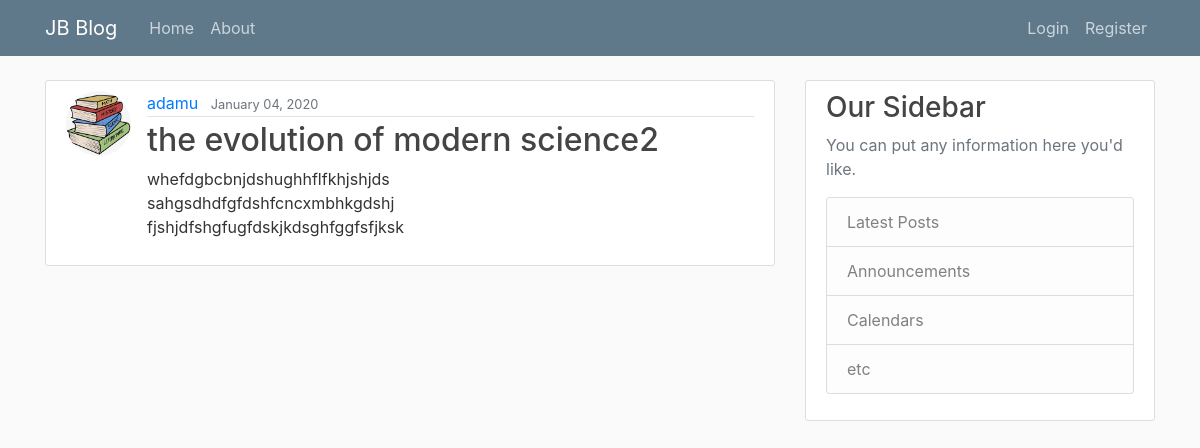
Screenshot of /post/3/ with the database file from the repository.
### blog/models.py (models this page shows, shortened)
class Post(models.Model):
    title = models.CharField(max_length=100)
    content = models.TextField()
    date_posted = models.DateTimeField(default=timezone.now)
    author = models.ForeignKey(User, on_delete=models.CASCADE)

### Logusers/models.py (models this page shows, shortened)
class Profile(models.Model):
    user = models.OneToOneField(User, on_delete=models.CASCADE)
    image = models.ImageField(default='default.jpg', upload_to='profile_pics')

### blog/views.py (the view)
# urls.py: path('post/<int:pk>/', PostDetailView.as_view(), name='post-detail'),
class PostDetailView(DetailView):
    model = Post

### blog/templates/blog/post_detail.html (shortened to what this page needs)
{% extends "blog/base.html" %}
{% block page_content %}
  <article class="media content-section">
    <img class="rounded-circle article-img" src="{{ object.author.profile.image.url }}">
    <div class="media-body">
      <div class="article-metadata">
        <a class="mr-2" href="{% url 'user-posts' object.author.username %}">{{ object.author }}</a>
        <small class="text-muted">{{ object.date_posted|date:"F d, Y" }}</small>
      </div>
      <h2 class="article-title">{{ object.title }}</h2>
      <p class="article-content">{{ object.content }}</p>
    </div>
  </article>
{% endblock %}

### blog/static/blog/main.css (style rules this page uses)
body { background: #fafafa; color: #333333; margin-top: 5rem; }
h1, h2, h3, h4, h5, h6 { color: #444444; }
.content-section { background: #ffffff; padding: 10px 20px; border: 1px solid #dddddd; border-radius: 3px; margin-bottom: 20px; }
.article-title { color: #444444; }
.article-content { white-space: pre-line; }
.article-img { height: 65px; width: 65px; margin-right: 16px; }
.article-metadata { padding-bottom: 1px; margin-bottom: 4px; border-bottom: 1px solid #e3e3e3 }

### rows the page displays
Post: author.profile.image (picture), author "adamu", date_posted "January 04, 2020", title "the evolution of modern science2", content "whefdgbcbnjdshughhflfkhjshjds sahgsdhdfgfdshfcncxmbhkgdshj fjshjdfshgfugfdskjkdsghfggfsfjksk"
